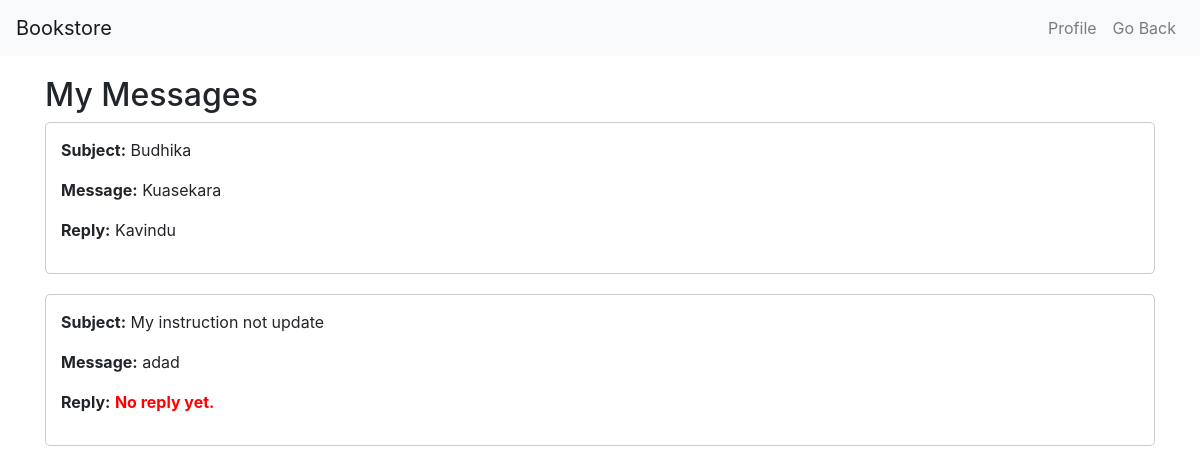
/customer_reply/index.php (signed in), run on the app's committed database.
### tables this page shows
CREATE TABLE `feedback` (
  `fid` int(11) NOT NULL,
  `sender_id` int(11) NOT NULL,
  `subject` varchar(255) NOT NULL,
  `description` text NOT NULL,
  `reply` text DEFAULT NULL
);

### customer_reply/index.php (the view, shortened to what this page needs)
<?php
include '../connect.php';
$profilePage = "../profile.php";
$user_id = intval($_SESSION['user_id']);
$sql = "SELECT fid, subject, description, reply FROM feedback WHERE sender_id = $user_id ORDER BY fid DESC";
$result = $conn->query($sql);
?>
<!DOCTYPE html>
<html lang="en">
<head>
    <link rel="stylesheet" href="https://stackpath.bootstrapcdn.com/bootstrap/4.5.2/css/bootstrap.min.css">
</head>
<body>
<nav class="navbar navbar-expand-lg navbar-light bg-light">
        <a class="navbar-brand" href="#">Bookstore</a>
        <div class="navbar-nav ml-auto">
            <a class="nav-item nav-link" href="<?php echo $profilePage; ?>">Profile</a>
            <a class="nav-item nav-link" href="javascript:history.back()">Go Back</a>
        </div>
    </nav>
    <div class="container">
        <h2>My Messages</h2>
        <?php if ($result->num_rows > 0): ?>
            <?php while ($row = $result->fetch_assoc()): ?>
                <div class="message-box">
                    <p><strong>Subject:</strong> <?php echo htmlspecialchars($row['subject']); ?></p>
                    <p><strong>Message:</strong> <?php echo nl2br(htmlspecialchars($row['description'])); ?></p>
                    <p><strong>Reply:</strong>
                        <?php if ($row['reply']): ?>
                            <?php echo nl2br(htmlspecialchars($row['reply'])); ?>
                        <?php else: ?>
                            <span class="no-reply">No reply yet.</span>
                        <?php endif; ?>
                    </p>
                </div>
            <?php endwhile; ?>
        <?php else: ?>
            <p>No messages sent yet.</p>
        <?php endif; ?>
    </div>
</body>
</html>

### customer_reply/index.php (style rules this page uses)
body { font-family: Arial, sans-serif; }
.container { width: 80%; margin: 20px auto; }
.message-box { border: 1px solid #ccc; padding: 15px; margin-bottom: 20px; border-radius: 5px; }
.no-reply { color: red; font-weight: bold; }

### data on the page
feedback: subject "Budhika", description "Kuasekara", reply "Kavindu"
feedback: subject "My instruction not update", description "adad", shows "No reply yet."
